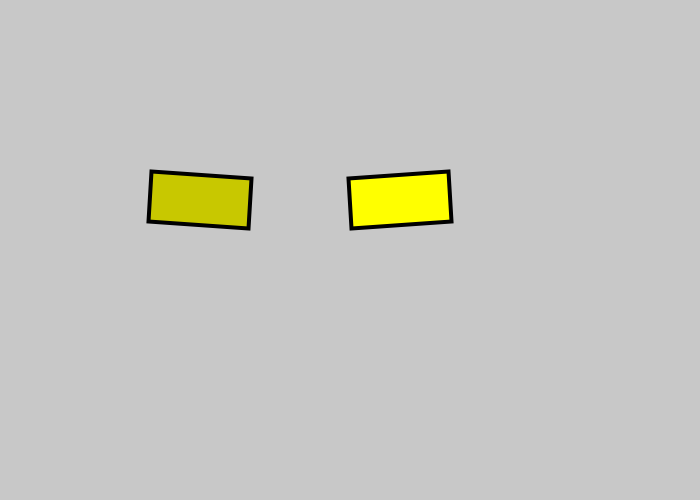
Frame 1 (no input)
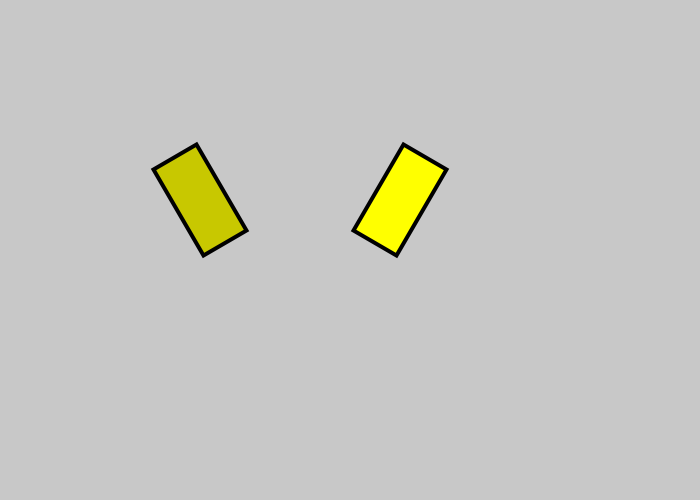
Frame 60 (the mouse pressed at the canvas centre just before this capture)
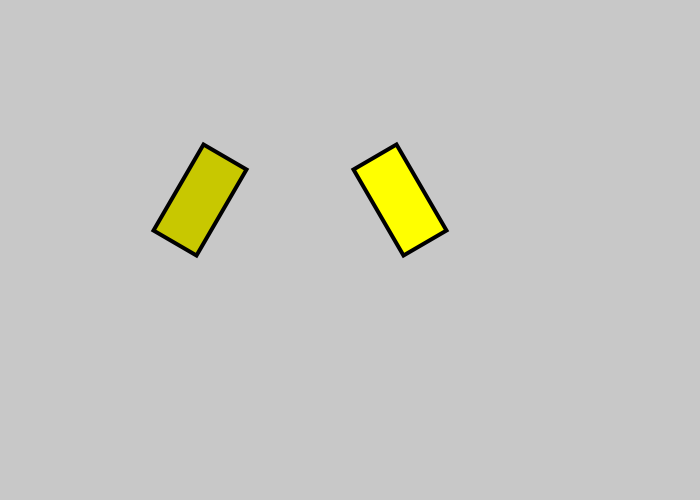
Frame 120 (the mouse held since frame 60 and released just before this capture)

The Processing sketch that drew these frames (run headless with seeded random() and noise(); from frame 60 on, the mouse is pressed at the canvas centre):

// Processing sketch: tworects
// ── tworects.pde
//tworects.pde
//Draw the tworects
//2017/4/18
//1-3-41 Gihwan Doh

int kakudo1=0;  
int kakudo2=0;
void setup() {
  size(700, 500);
}

void draw() {
  background(200);


  strokeWeight(4);
  kakudo1+=4;
  kakudo2-=4;

  pushMatrix();
  fill(200, 200, 0);
  translate(200, 200);
  rotate(radians(kakudo1));
  rect(-50, -25, 100, 50);
  popMatrix();

  pushMatrix();
  fill(255, 255, 0);
  translate(400, 200);
  rotate(radians(kakudo2));
  rect(-50, -25, 100, 50);
  popMatrix();
}
